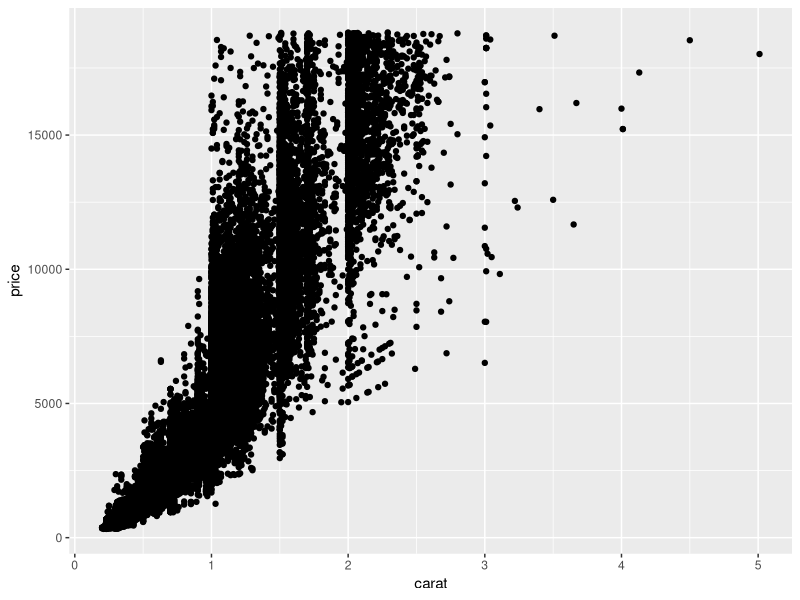
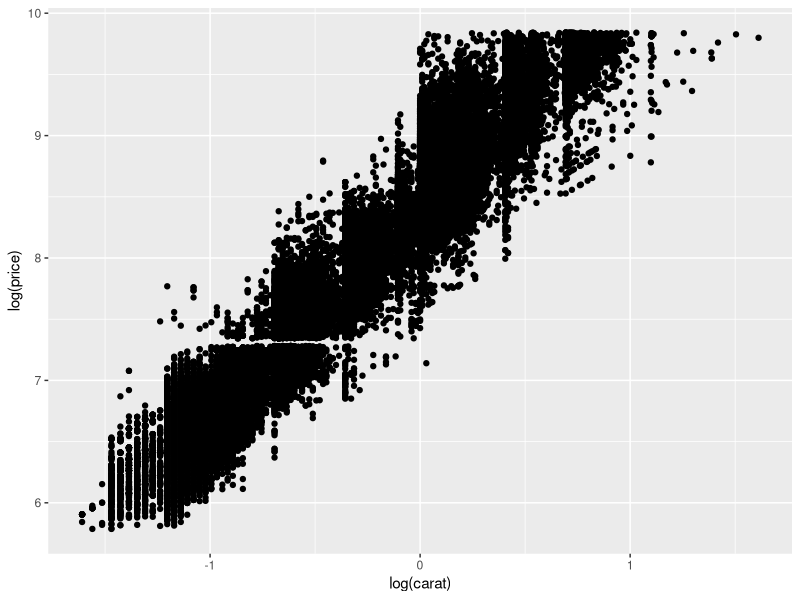
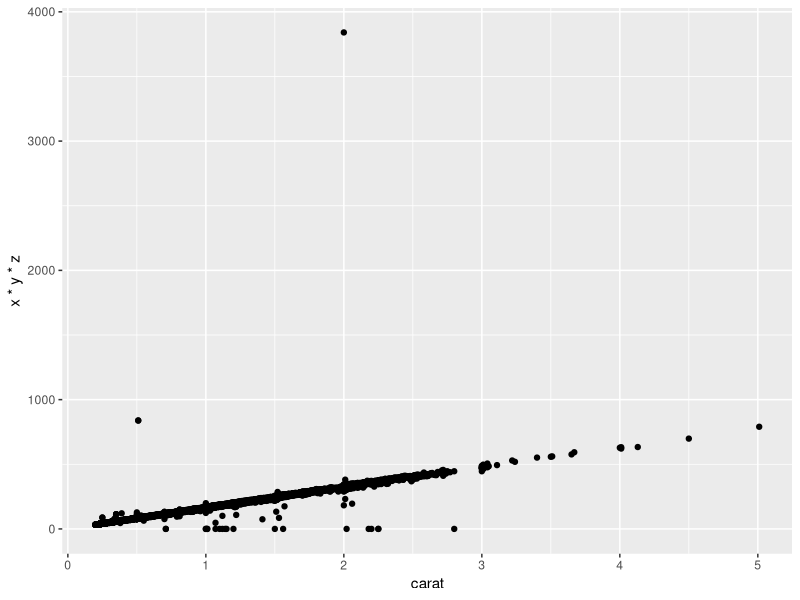
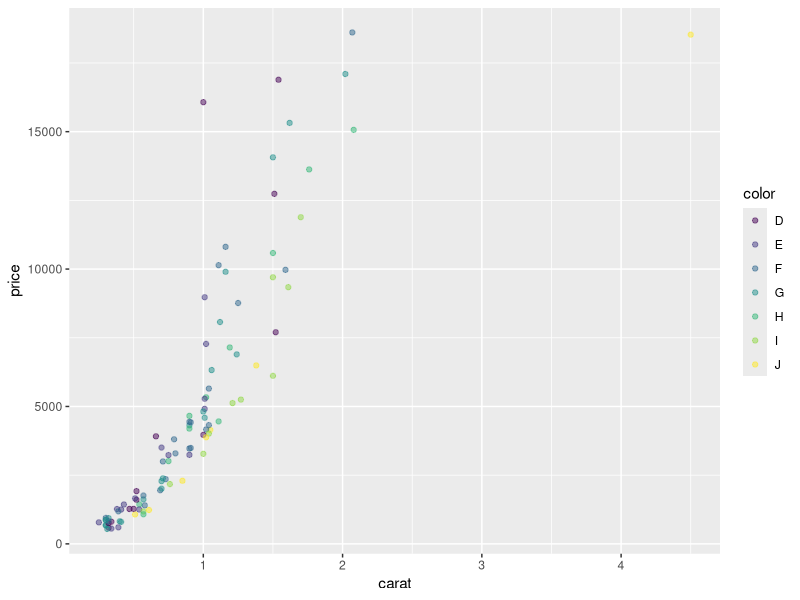
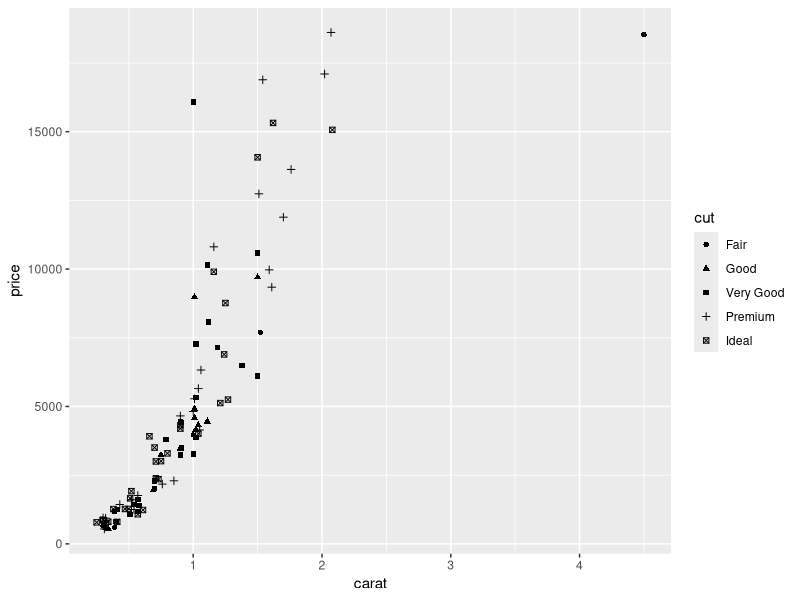

Recreate these plots in R, in order.
library(ggplot2)

set.seed(1410)

dsmall <- diamonds[sample(nrow(diamonds),100),]
qplot(carat, price, data = diamonds)
qplot(log(carat), log(price), data = diamonds)
qplot(carat, x*y*z, data = diamonds)

qplot(carat, price, data = dsmall, colour = color, alpha = I(50/100))
 #  colour = I('red'), size = I(2)
qplot(carat, price, data = dsmall, shape = cut)
